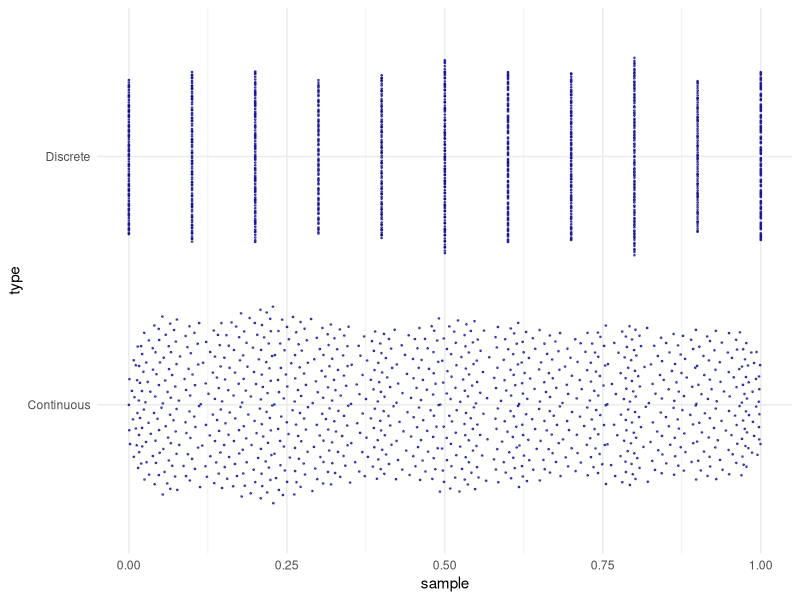
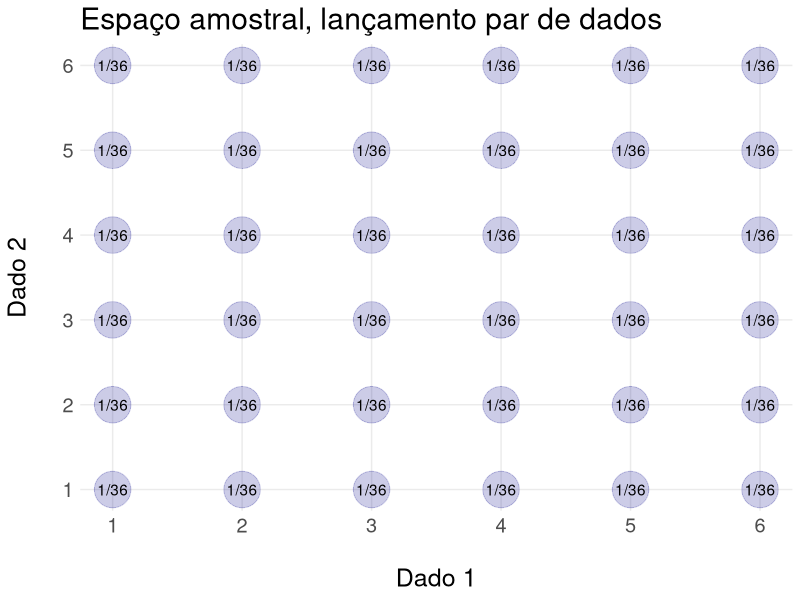
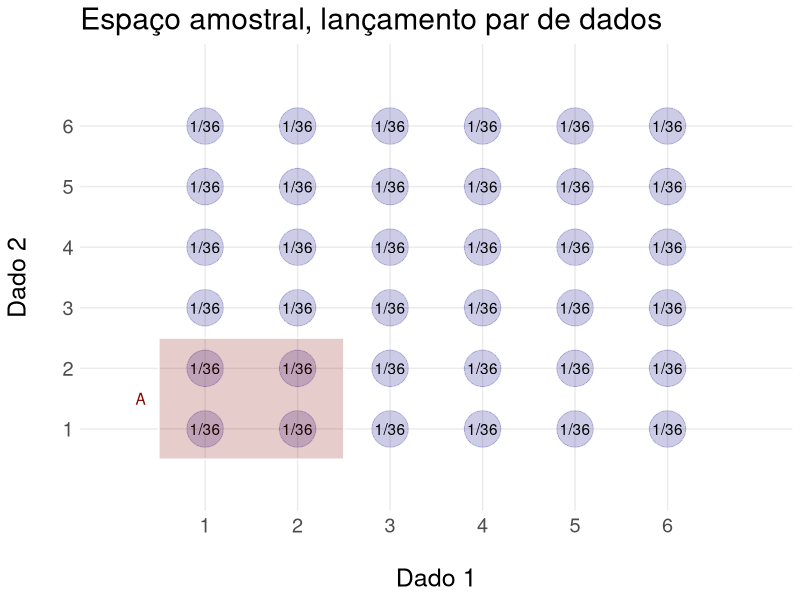
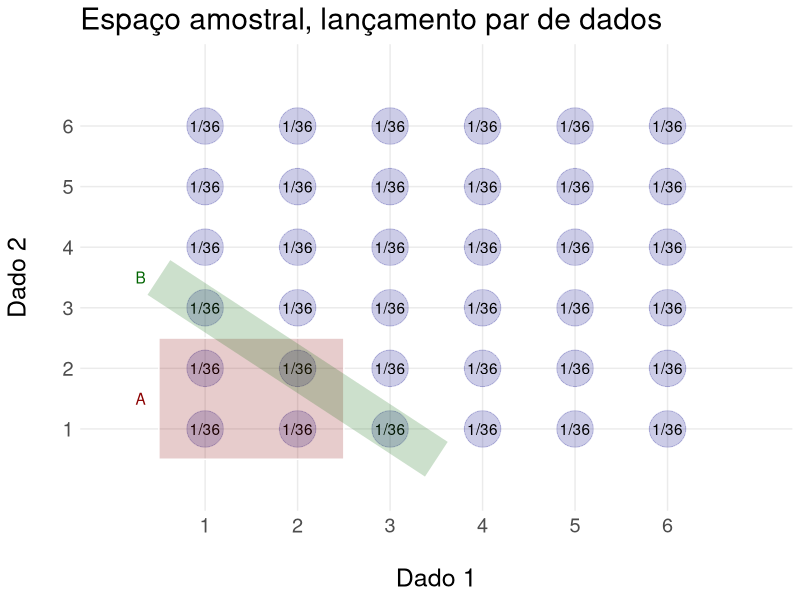
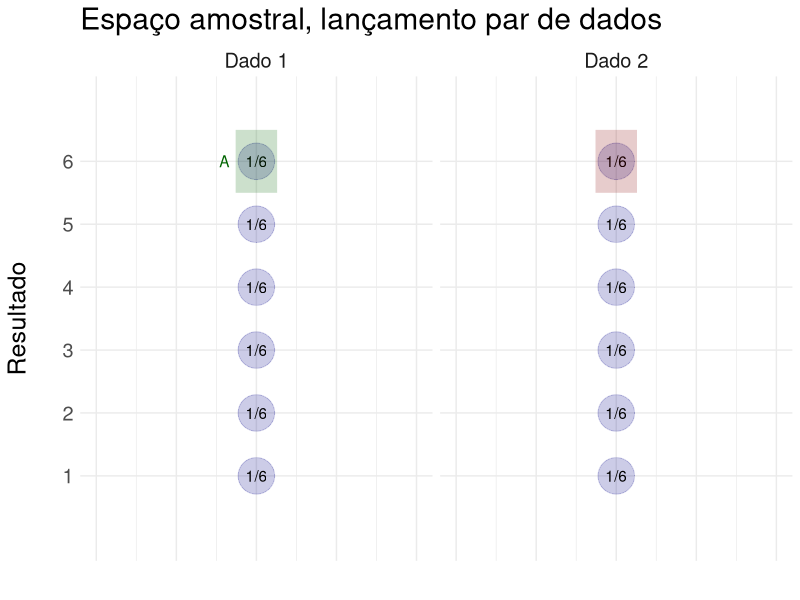

Recreate these plots in R, in order.
## ---- chunk 1

library(tidyverse)
library(ggbeeswarm)
library(ggforce)

## ---- chunk 2
 
knitr::opts_chunk$set(echo = TRUE, message = FALSE, warning = FALSE )
## ---- chunk 3

remissivo <<- tibble(palavra = "####")

slide_atual <<- 1

a_r <- function(palavra_add){
    remissivo <<- remissivo %>% 
        bind_rows(tibble(palavra = palavra_add, slide = slide_atual))

    str_glue("**{palavra_add}**")
    
}


escreve_remissivo <- function(){
    
    remissivo_final <- remissivo %>% 
        slice(2:nrow(remissivo)) %>% 
        mutate(
            linha = row_number(),
            link = str_glue("[{palavra}](#({slide}))\n\n")
        ) %>% 
        arrange(palavra)
        
    str_flatten(remissivo_final$link, "\n\n")

}



## ---- chunk 4

samples <- tibble(
  sample = runif(n = 1000, min = 0, max = 1 ),
  type = "Continuous" 
) %>% 
  bind_rows(
    tibble(
      sample = sample(x = seq(0, by = 0.1, to = 1 ), size = 1000, replace = TRUE ),
      type = "Discrete" 
    )
  )


ggplot(samples) +
  geom_quasirandom(
    aes(
      x = sample,
      y = type,
    ),
    color = "darkblue",
    size = 0.3,
    alpha = 0.6,
    groupOnX =  FALSE
  ) +
  theme_minimal()



## ---- chunk 5

desfecho_par_dados <- tibble(
  dado_1 = 1L:6L
) %>% 
  crossing(
    tibble(
      dado_2 = 1L:6L
    )    
  )


espaco <- ggplot(desfecho_par_dados) +
  geom_point(
    aes(
      x = dado_1,
      y = dado_2
    ),
    size = 12,
    shape = 21,
    color = "darkblue",
    fill = "darkblue",
    alpha = 0.2
  ) +
  geom_text(
    aes(
      x = dado_1,
      y = dado_2,
      label = "1/36"
    )
  ) +
  scale_x_continuous(
    breaks = 1:6,
    minor_breaks = NULL
  ) +
  scale_y_continuous(
    breaks = 1:6,
    minor_breaks = NULL
  ) +
  theme_minimal() +
  theme(
    text = element_text(size = 18)
  ) + 
  labs(
    x = "\nDado 1",
    y = "Dado 2\n"
  ) +
  ggtitle(
    "Espaço amostral, lançamento par de dados"
  )


espaco


## ---- chunk 6


grafico_a <- ggplot(desfecho_par_dados) +
  geom_point(
    aes(
      x = dado_1,
      y = dado_2
    ),
    size = 12,
    shape = 21,
    color = "darkblue",
    fill = "darkblue",
    alpha = 0.2
  ) +
  geom_text(
    aes(
      x = dado_1,
      y = dado_2,
      label = "1/36"
    )
  ) +
  scale_x_continuous(
    breaks = 1:6,
    minor_breaks = NULL,
    limits = c(0,7)
  ) +
  scale_y_continuous(
    breaks = 1:6,
    minor_breaks = NULL,
    limits = c(0,7)
  ) +
  theme_minimal() +
  theme(
    text = element_text(size = 18)
  ) + 
  labs(
    x = "\nDado 1",
    y = "Dado 2\n"
  ) +
  ggtitle(
    "Espaço amostral, lançamento par de dados"
  ) + 
  annotate(
    "rect",
    xmin = 0.5,
    xmax = 2.5,
    ymin = 0.5,
    ymax = 2.5,
    color = "white",
    fill = "darkred",
    alpha = 0.2
  ) +
  annotate(
    x = 0.3,
    y = 1.5,
    geom = "text",
    label = "A",
    color = "darkred"
  )

grafico_a

## ---- chunk 7


grafico_a_b <- grafico_a +
  annotate(
    geom = "segment",
    x = 3.5,
    y = 0.5,
    xend = 0.5,
    yend = 3.5,
    color = "darkgreen",
    size = 14,
    alpha = 0.2
  ) +
  annotate(
    x = 0.3,
    y = 3.5,
    geom = "text",
    label = "B",
    color = "darkgreen"
  )

grafico_a_b


## ---- chunk 8

espaço_amostral_independentes = tibble(resultado = 1:6 ) %>% 
  crossing(
    dado = c("Dado 1", "Dado 2")
  )


grafico_independentes <- ggplot(espaço_amostral_independentes) +
  geom_point(
    aes(
      x = 1,
      y = resultado
    ),
    size = 12,
    shape = 21,
    color = "darkblue",
    fill = "darkblue",
    alpha = 0.2
  ) +
  geom_text(
    aes(
      x = 1,
      y = resultado,
      label = "1/6"
    )
  ) +
  scale_y_continuous(
    breaks = 1:6,
    minor_breaks = NULL,
    limits = c(0,7)
  ) +
  scale_x_continuous(
    limits = c(0,2)
  ) +
  theme_minimal() +
  theme(
    text = element_text(size = 18)
  ) + 
  ggtitle(
    "Espaço amostral, lançamento par de dados"
  ) + 
  geom_segment(
    data = tibble(
      x = 1,
      y = 5.5,
      xend = 1,
      yend = 6.5,
      dado = "Dado 1"
    ),
    aes(
      x = x,
      xend = xend,
      y = y,
      yend = yend
    ),
    color = "darkgreen",
    size = 14,
    alpha = 0.2
  ) + 
  geom_segment(
    data = tibble(
      x = 1,
      y = 5.5,
      xend = 1,
      yend = 6.5,
      dado = "Dado 2"
    ),
    aes(
      x = x,
      xend = xend,
      y = y,
      yend = yend
    ),
    color = "darkred",
    size = 14,
    alpha = 0.2
  ) + 
  facet_wrap(
    ~dado
  ) +
  theme(
    axis.text.x = element_blank()
  ) +
  labs(
    x = "",
    y = "Resultado\n"
  ) +
  geom_text(
    data = tibble(
      x = 0.8,
      y = 6,
      dado = "Dado 1"
    ),
    aes(
      x = x,
      y = y
    ),
    color = "darkgreen",
    label = "A"
  ) + 
  facet_wrap(
    ~dado
  ) +
  theme(
    axis.text.x = element_blank()
  ) +
  labs(
    x = "",
    y = "Resultado\n"
  ) 
  


grafico_independentes

